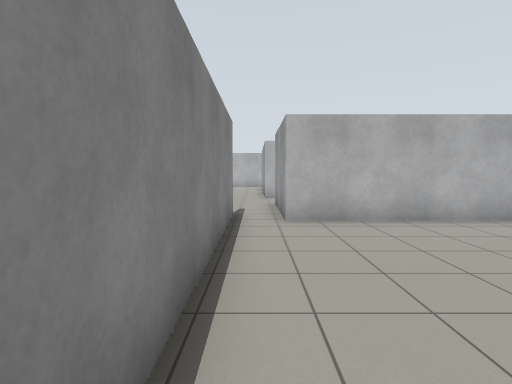
[1] (above)

16 first-person views from a walk through a robot-simulator world made for Gazebo. The camera is 1.2 m above the floor, tilts 4° down and sees 80° across. The floor is counted in squares, 1 m on a side. Each view is taken from the middle of a square. On the plan, view 1 faces up. The plan holds only what a view shows up to about 13 squares ahead; the rest is blank.

[2]
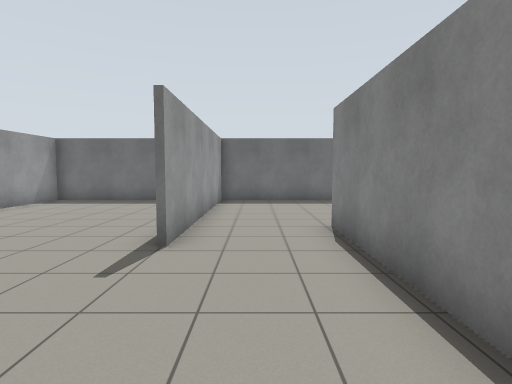

[3]
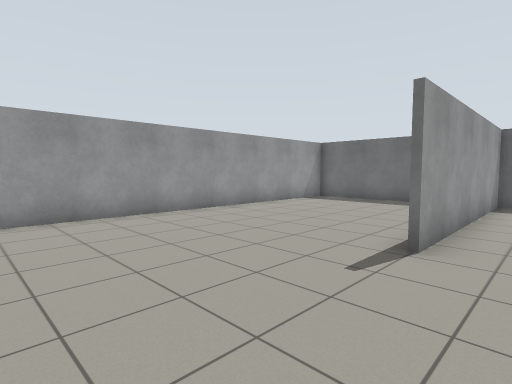

[4]
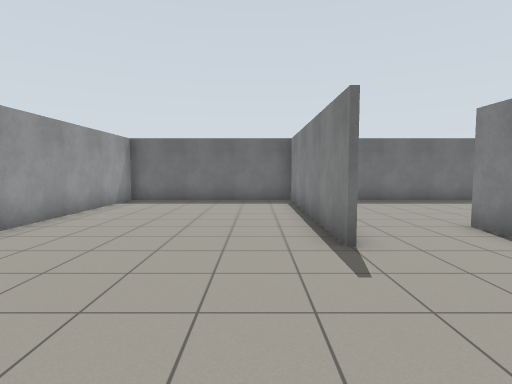

[5]
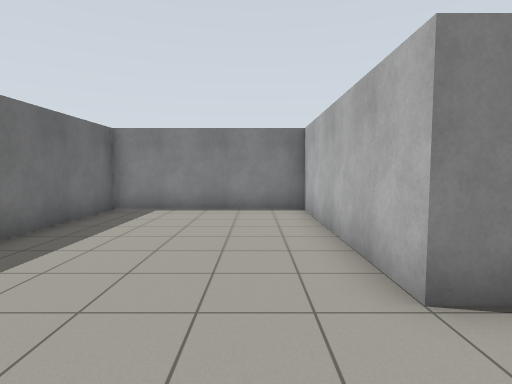

[6]
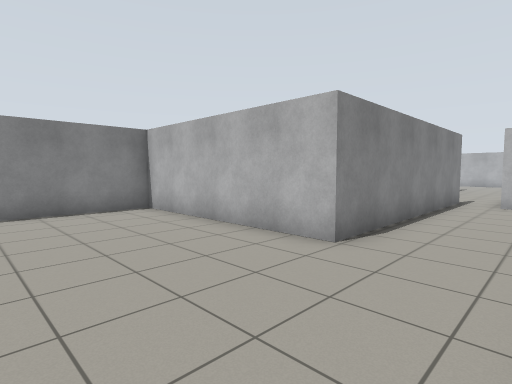

[7]
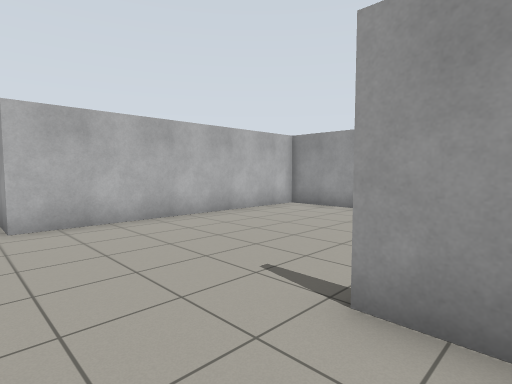

[8]
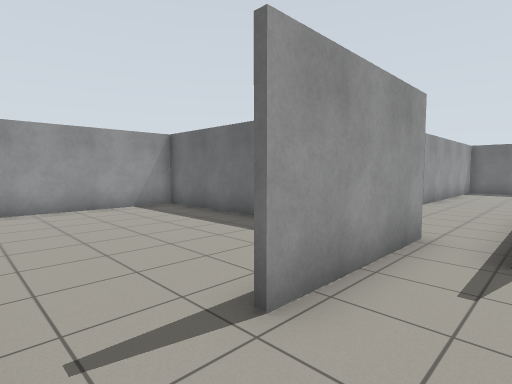

[9]
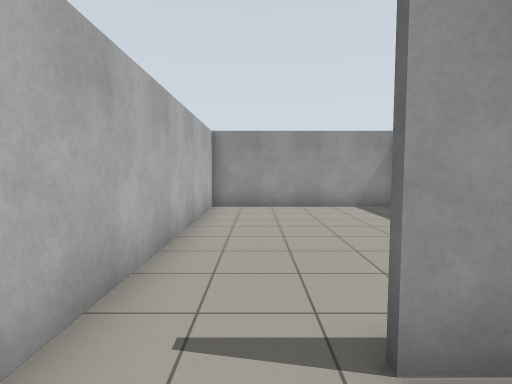

[10]
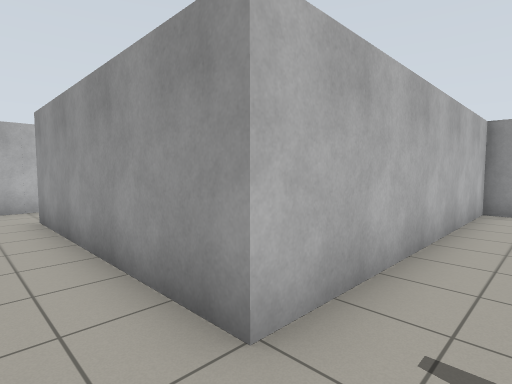

[11]
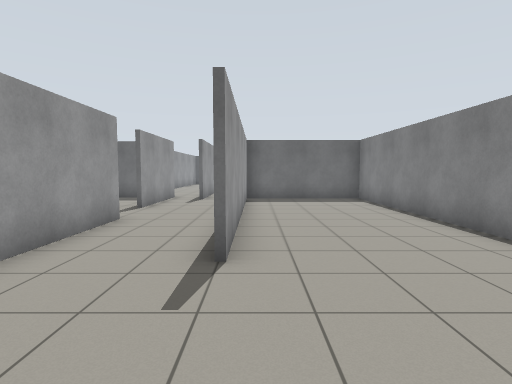

[12]
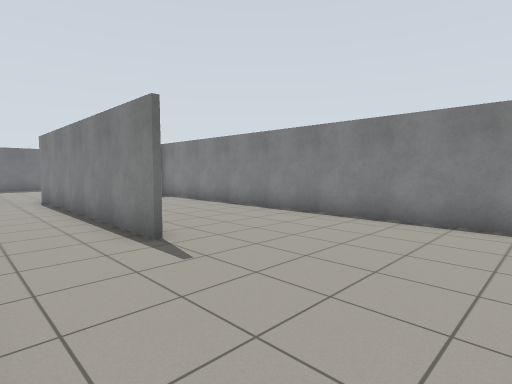

[13]
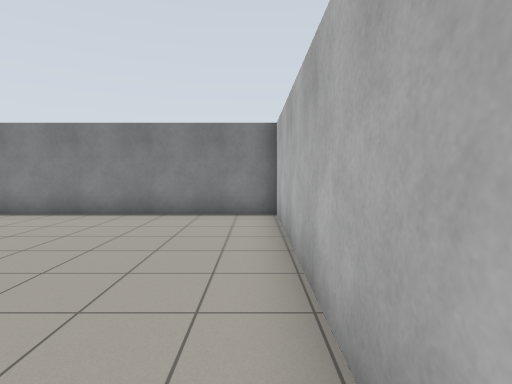

[14]
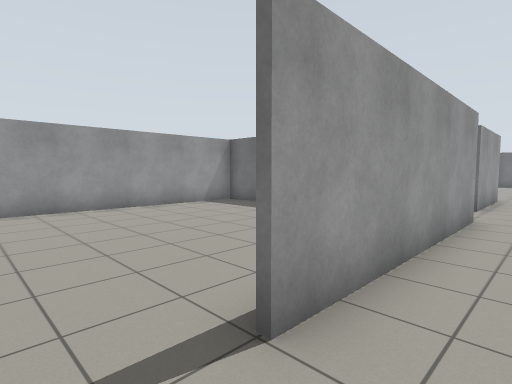

[15]
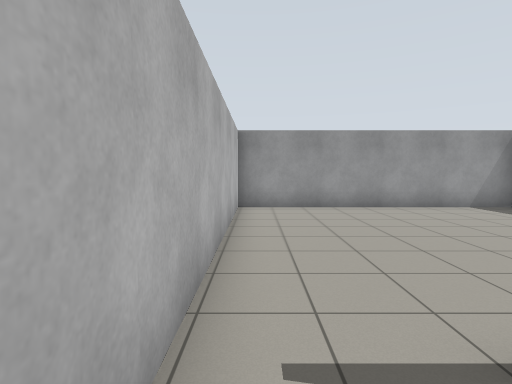

[16]
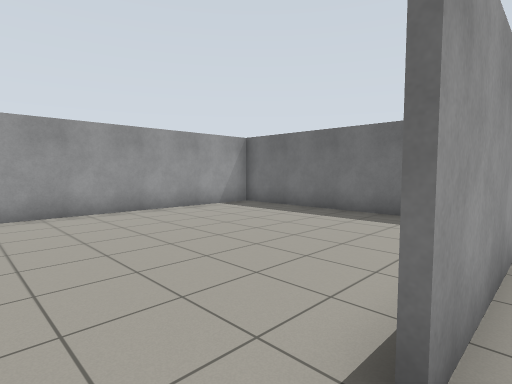

### Floor plan
Points are (right, up) in squares from view 1. A wall is a line through its corners. A room is listed if a view was taken in it or the views show most of it. See-through windows are left out.
Room 1 (views 1, 2, 3, 4, 5, 6, 7)
walls: (2.6, 1.2) (2.6, -6.2); (2.4, -6.5) (2.4, 1.2); (-0.6, 6.6) (-0.6, -0.5) (-7.4, -0.5) (-7.4, -6.4) (9.1, -6.4) (9.1, 7.1); (9.1, 7.2) (0.7, 7.2)
ways out: opening at (0, 6) to room 2
Room 2 (views 8, 9, 10, 11, 12, 14, 15, 16)
walls: (-2.5, 17.1) (-2.5, 7.8); (0.4, 13.5) (0.4, 20.5); (-2.6, 8.6) (-2.6, 17.1); (0.6, 22.6) (-7.4, 22.6) (-7.4, 8) (-2.6, 8); (-0.6, 8.3) (-0.6, 6.6); (0.7, 7.2) (0.7, 11.3)
ways out: opening at (0, 6) to room 1; opening at (1, 21.5) to room 3; opening at (1, 12.5) to room 4
Room 3 (view 13)
walls: (8.6, 22.6) (0.6, 22.6); (2.9, 13.6) (9, 13.6); (9.1, 14.1) (9.1, 22.6)
ways out: opening at (1, 21.5) to room 2
Room 4 (no view inside)
walls: (4.7, 7.3) (9.1, 7.3); (9.1, 13.5) (0.4, 13.5); (9.1, 7.1) (9.1, 14.1)
ways out: opening at (1, 12.5) to room 2

Where each view was taken, in squares from view 1:
view 1: 0 up, 0 right, facing up
view 2: 6 up, 1 right, facing down
view 3: 6 up, 1 right, facing down-right
view 4: 6 up, 4 right, facing down
view 5: 2 down, 2 right, facing left
view 6: 5 down, 2 right, facing up-left
view 7: 0 up, 0 right, facing up-right
view 8: 13 up, 1 left, facing down-right
view 9: 12 up, 1 left, facing right
view 10: 12 up, 1 left, facing up-right
view 11: 21 up, 3 left, facing down
view 12: 22 up, 0 right, facing down-left
view 13: 22 up, 1 right, facing left
view 14: 22 up, 1 left, facing down-right
view 15: 22 up, 1 left, facing right
view 16: 22 up, 0 right, facing down-right
